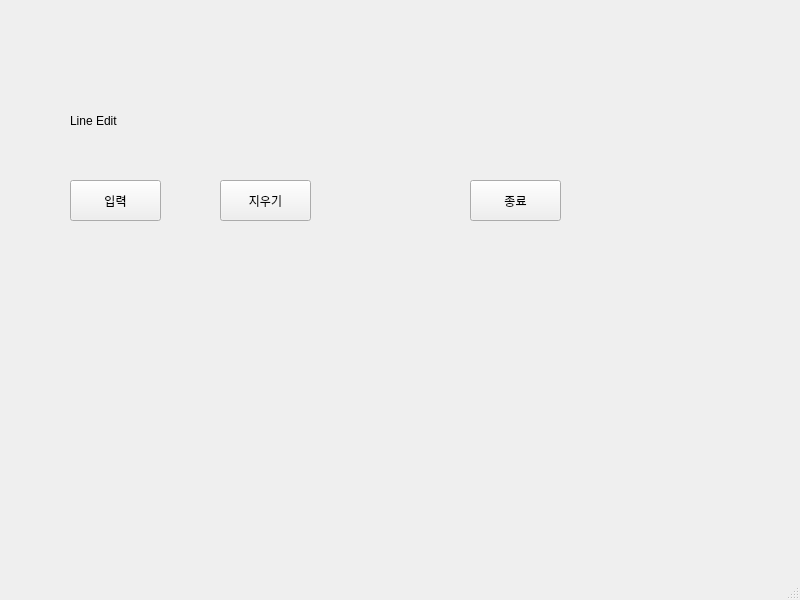
<?xml version="1.0" encoding="UTF-8"?>
<ui version="4.0">
 <class>MainWindow</class>
 <widget class="QMainWindow" name="MainWindow">
  <property name="geometry">
   <rect>
    <x>0</x>
    <y>0</y>
    <width>800</width>
    <height>600</height>
   </rect>
  </property>
  <property name="windowTitle">
   <string>MainWindow</string>
  </property>
  <widget class="QWidget" name="centralwidget">
   <widget class="QPushButton" name="pushButton">
    <property name="geometry">
     <rect>
      <x>70</x>
      <y>180</y>
      <width>91</width>
      <height>41</height>
     </rect>
    </property>
    <property name="text">
     <string>입력</string>
    </property>
   </widget>
   <widget class="QLabel" name="label">
    <property name="geometry">
     <rect>
      <x>70</x>
      <y>100</y>
      <width>411</width>
      <height>41</height>
     </rect>
    </property>
    <property name="text">
     <string>Line Edit</string>
    </property>
    <property name="buddy">
     <cstring></cstring>
    </property>
   </widget>
   <widget class="QPushButton" name="pushButton_2">
    <property name="geometry">
     <rect>
      <x>220</x>
      <y>180</y>
      <width>91</width>
      <height>41</height>
     </rect>
    </property>
    <property name="text">
     <string>지우기</string>
    </property>
   </widget>
   <widget class="QPushButton" name="pushButton_3">
    <property name="geometry">
     <rect>
      <x>470</x>
      <y>180</y>
      <width>91</width>
      <height>41</height>
     </rect>
    </property>
    <property name="text">
     <string>종료</string>
    </property>
   </widget>
  </widget>
  <widget class="QMenuBar" name="menubar">
   <property name="geometry">
    <rect>
     <x>0</x>
     <y>0</y>
     <width>800</width>
     <height>22</height>
    </rect>
   </property>
  </widget>
  <widget class="QStatusBar" name="statusbar"/>
 </widget>
 <resources/>
 <connections/>
</ui>
